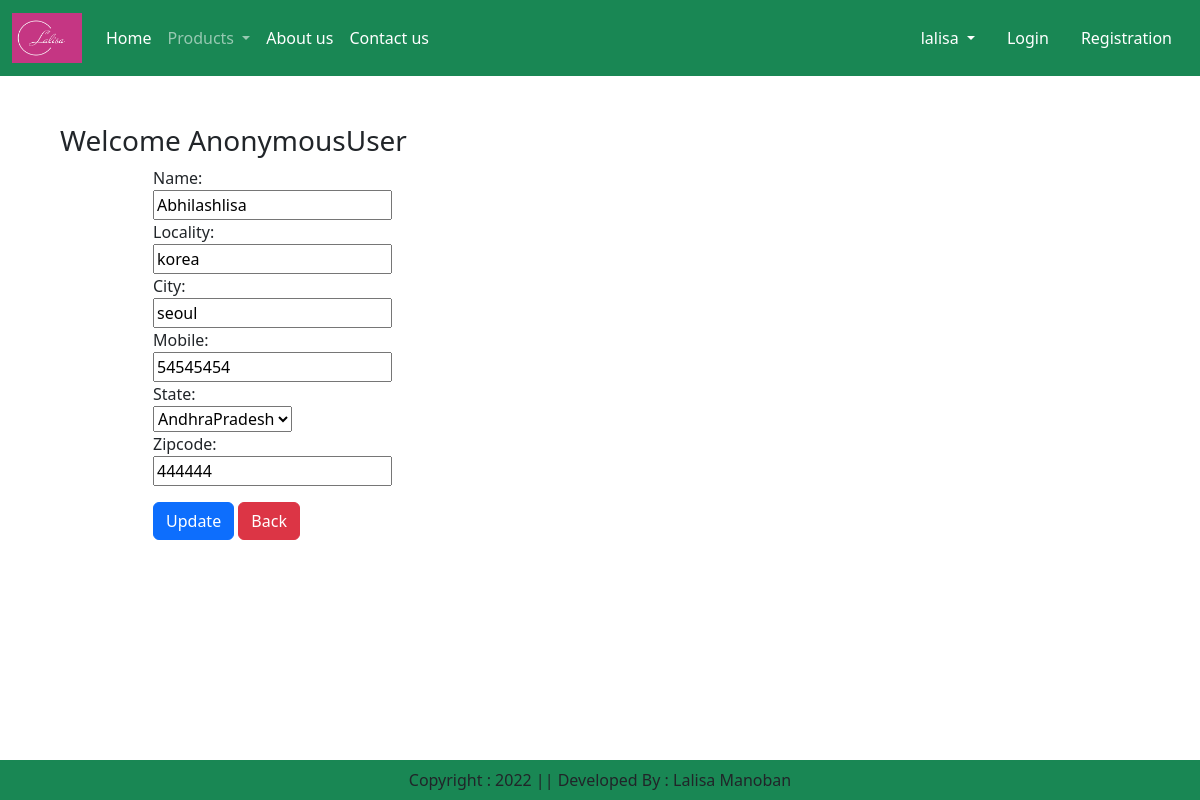
Page /updateaddress/1 on the committed database.
### app/models.py (models this page shows, shortened)
class Customers(models.Model):
    user = models.ForeignKey(User,on_delete=models.CASCADE)
    name = models.CharField(max_length=200)
    locality = models.CharField(max_length=200)
    city = models.CharField(max_length=50)
    mobile = models.IntegerField(default=0)
    zipcode = models.IntegerField()
    state = models.CharField(choices=STATE_CHOICES,max_length=100)

### app/views.py (the view, shortened to what this page needs)
# urls.py: path('updateaddress/<int:pk>',views.UpdateAdress.as_view(), name='updateaddress'),
class UpdateAdress(View):
    def get(self,request,pk):
        add = Customers.objects.get(pk=pk)
        form = CustomerProfileForm(instance=add)
        return render(request,'updateaddress.html',locals())

### app/forms.py
class CustomerProfileForm(forms.ModelForm):
    class Meta:
        model = Customers
        fields = ['id','name','locality','city','mobile','state','zipcode']
        widget={
            'name':forms.TextInput(attrs={'class':'form-control'}),
            'locality':forms.TextInput(attrs={'class':'form-control'}),
            'city':forms.TextInput(attrs={'class':'form-control'}),
            'mobile':forms.NumberInput(attrs={'class':'form-control'}),
            'state':forms.Select(attrs={'class':'form-control'}),
            'zipcode':forms.NumberInput(attrs={'class':'form-control'}),
        }

### app/templates/updateaddress.html (shortened to what this page needs)
{% extends 'base.html' %}
{% load static %}
{% block main-content %}
<div class="container m-5">
    <div class="row">
       <h3>Welcome <span class="text-capitalize"> {{request.user}}</span></h3>
    </div>
    <div class="col-sn-8 offset-sm-1">
        <form action="" method="post">
            {% for fm in form %}
                {{fm.label_tag}}  <br>{{fm}} <small class="text-danger">{{fm.errors|striptags}}</small>
                <br>
            {% endfor %}
            <div class="col-12 mt-3">
                <button type="submit" class="btn btn-primary">Update</button>
                <a href="{% url 'address' %}" type="button" class="btn btn-danger">Back</a>
            </div>
        </form>
    </div>
</div>
{% endblock main-content %}

### rows in the picture
Customers: form "Abhilashlisa" "korea" "seoul" "54545454" "AndhraPradesh" "444444"

### other values in the picture
{{ request.user }} "AnonymousUser"
{{ fm.label_tag }} "Name:" "Locality:" "City:" "Mobile:" "State:" "Zipcode:"
